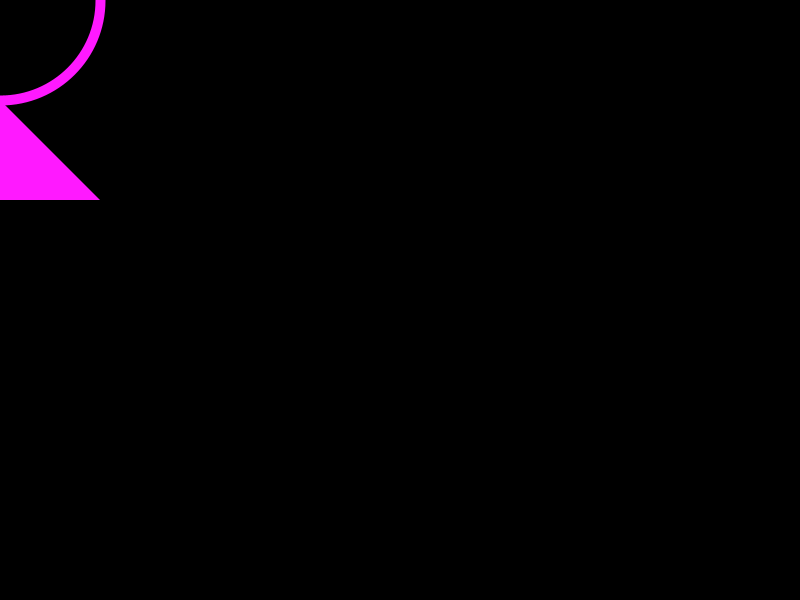
Frame 1 (no input)
Frame 60 (the mouse pressed at the canvas centre just before this capture): identical to frame 1, image omitted
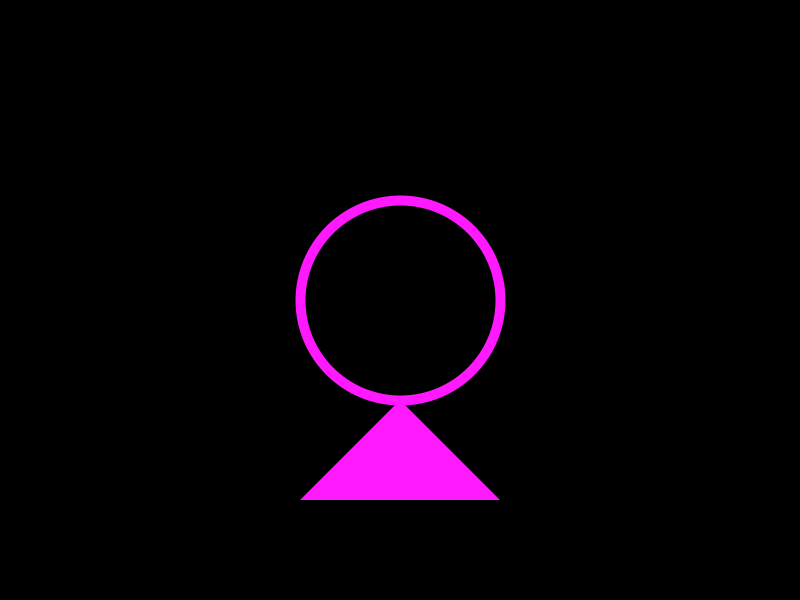
Frame 120 (the mouse held since frame 60 and released just before this capture)

The Processing sketch that drew these frames (run headless with seeded random() and noise(); from frame 60 on, the mouse is pressed at the canvas centre):

// Processing sketch: primitiveDrawMovesColors
// ── primitiveDrawMovesColors.pde









void setup(){
size (800,600);
background(0);

stroke(255);
noFill();
}


void draw(){
background(0);

stroke(274,25,255);
strokeWeight(10);
noFill();

circle(mouseX,mouseY,200);

noStroke();
fill(274,25,255);

triangle(mouseX, mouseY+100, mouseX+100, mouseY+100+100, mouseX-100, mouseY+100+100);

}
